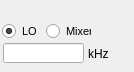
       <widget class="QFrame" name="frame_5">
        <property name="sizePolicy">
         <sizepolicy hsizetype="Fixed" vsizetype="Preferred">
          <horstretch>0</horstretch>
          <verstretch>0</verstretch>
         </sizepolicy>
        </property>
        <property name="minimumSize">
         <size>
          <width>130</width>
          <height>0</height>
         </size>
        </property>
        <property name="frameShape">
         <enum>QFrame::NoFrame</enum>
        </property>
        <property name="frameShadow">
         <enum>QFrame::Plain</enum>
        </property>
        <widget class="QRadioButton" name="loButton">
         <property name="geometry">
          <rect>
           <x>2</x>
           <y>22</y>
           <width>35</width>
           <height>18</height>
          </rect>
         </property>
         <property name="sizePolicy">
          <sizepolicy hsizetype="Preferred" vsizetype="Preferred">
           <horstretch>0</horstretch>
           <verstretch>0</verstretch>
          </sizepolicy>
         </property>
         <property name="minimumSize">
          <size>
           <width>0</width>
           <height>15</height>
          </size>
         </property>
         <property name="font">
          <font>
           <pointsize>8</pointsize>
          </font>
         </property>
         <property name="text">
          <string>LO</string>
         </property>
         <property name="checked">
          <bool>true</bool>
         </property>
        </widget>
        <widget class="QRadioButton" name="mixButton">
         <property name="geometry">
          <rect>
           <x>46</x>
           <y>22</y>
           <width>45</width>
           <height>18</height>
          </rect>
         </property>
         <property name="sizePolicy">
          <sizepolicy hsizetype="Preferred" vsizetype="Preferred">
           <horstretch>0</horstretch>
           <verstretch>0</verstretch>
          </sizepolicy>
         </property>
         <property name="minimumSize">
          <size>
           <width>0</width>
           <height>15</height>
          </size>
         </property>
         <property name="font">
          <font>
           <pointsize>8</pointsize>
          </font>
         </property>
         <property name="text">
          <string>Mixer</string>
         </property>
        </widget>
        <widget class="QLineEdit" name="directEntry">
         <property name="geometry">
          <rect>
           <x>3</x>
           <y>43</y>
           <width>81</width>
           <height>20</height>
          </rect>
         </property>
         <property name="sizePolicy">
          <sizepolicy hsizetype="Fixed" vsizetype="Fixed">
           <horstretch>0</horstretch>
           <verstretch>0</verstretch>
          </sizepolicy>
         </property>
         <property name="maximumSize">
          <size>
           <width>90</width>
           <height>16777215</height>
          </size>
         </property>
         <property name="font">
          <font>
           <pointsize>10</pointsize>
          </font>
         </property>
         <property name="text">
          <string/>
         </property>
         <property name="alignment">
          <set>Qt::AlignRight|Qt::AlignTrailing|Qt::AlignVCenter</set>
         </property>
        </widget>
        <widget class="SMeterWidget" name="sMeterWidget" native="true">
         <property name="geometry">
          <rect>
           <x>0</x>
           <y>0</y>
           <width>125</width>
           <height>25</height>
          </rect>
         </property>
         <property name="sizePolicy">
          <sizepolicy hsizetype="Preferred" vsizetype="Fixed">
           <horstretch>0</horstretch>
           <verstretch>0</verstretch>
          </sizepolicy>
         </property>
         <property name="minimumSize">
          <size>
           <width>80</width>
           <height>25</height>
          </size>
         </property>
         <property name="maximumSize">
          <size>
           <width>16777215</width>
           <height>25</height>
          </size>
         </property>
        </widget>
        <widget class="QLabel" name="label_4">
         <property name="geometry">
          <rect>
           <x>88</x>
           <y>46</y>
           <width>25</width>
           <height>16</height>
          </rect>
         </property>
         <property name="font">
          <font>
           <pointsize>9</pointsize>
          </font>
         </property>
         <property name="text">
          <string>kHz</string>
         </property>
        </widget>
       </widget>
